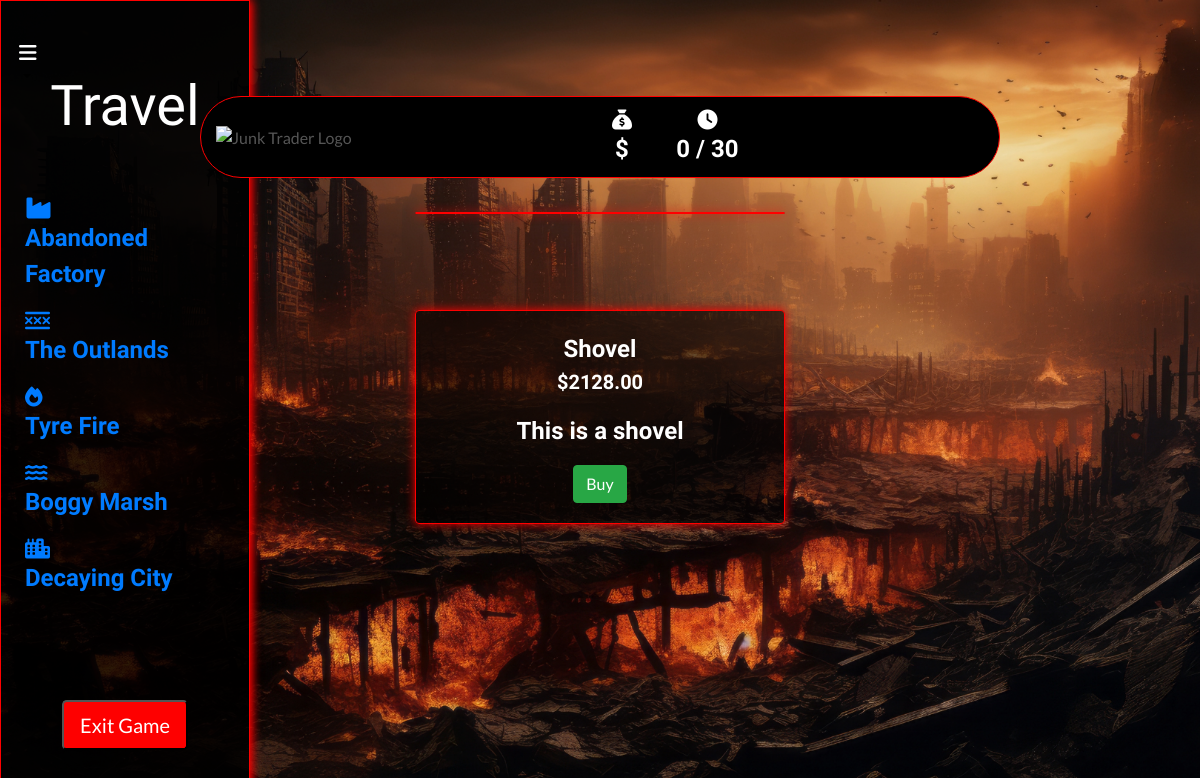
Before: /collectables/1/ with the older database file.
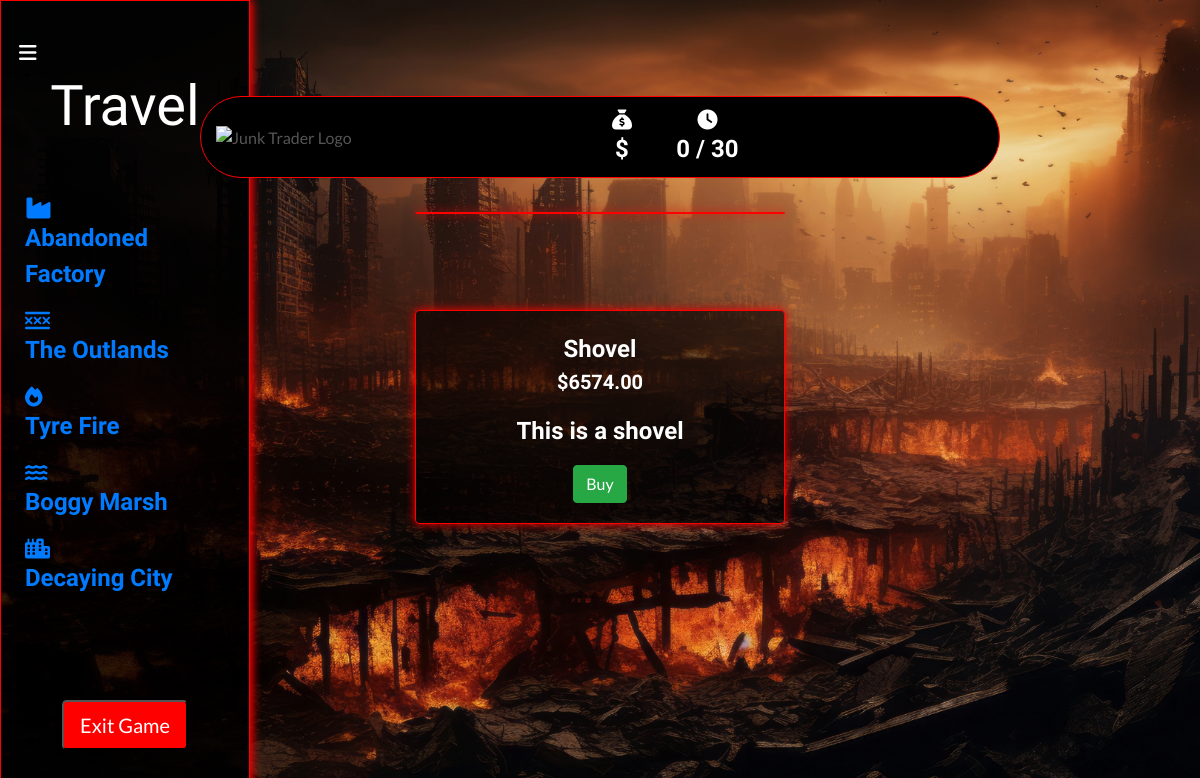
After: the same page with the newer database file.
### collectables/models.py (models this page shows, shortened)
class Collectable(models.Model):
    name = models.CharField(max_length=254)
    description = models.TextField()
    price = models.DecimalField(max_digits=6, decimal_places=2)
    previous_price = models.DecimalField(max_digits=10, decimal_places=2, default=0)
    image_url = models.URLField(max_length=1024, null=True, blank=True)
    image = models.ImageField(null=True, blank=True)
    glb_file = models.FileField(upload_to='glb_files/', null=True, blank=True)

### collectables/views.py (the view)
# urls.py: path('<int:collectable_id>/', views.collectable_detail, name='collectable_detail'),
def collectable_detail(request, collectable_id):
    collectable = get_object_or_404(Collectable, pk=collectable_id)
    context = {
        'collectable': collectable,
    }
    return render(request, 'collectables/collectable_detail.html', context)

### backpack/contexts.py (called while the page is built, shortened)
def backpack_contents(request):
    backpack_items = []
    total = 0
    total_quantity = 0
    collectable_count = 0
    backpack = request.session.get('backpack', {})
    grand_total = total
    context = {
        'backpack_items': backpack_items,
        'total': total,
        'total_quantity': total_quantity,
        'collectable_count': collectable_count,
        'grand_total': grand_total,
    }
    return context

def total_amount(request):
    total_amount = [0]
    return {'total_amount': total_amount}

def days_played(request):
    return {'days_played': request.session.get('days_played', 0)}

### collectables/templates/collectables/collectable_detail.html (shortened to what this page needs)
{% extends "base.html" %}
{% load static %}
{% block page_header %}
<div class="container header-container">
</div>
{% endblock %}
{% block content %}
<div class="container-fluid">
    <div class="row">
        <div class="col-md-3">
            <div class="fixed-panel">
                {% include 'includes/fixed_panel.html' %}
            </div>
        </div>
    </div>
</div>
<div class="container-fluid">
    <div class="row justify-content-center">
        <div class="col-12 col-md-6 col-lg-4">
            <div class="card box my-5">
            </div>
        </div>
    </div>
    <div class="row justify-content-center">
        <div class="col-12 col-md-6 col-lg-4">
            <div class="card box product-details-container mb-5 mt-md-5">
                <div class="card-body text-white text-center">
                    <p class="card-title mb-0">{{ collectable.name }}</p>
                    <p class="lead mb-0 font-weight-bold">${{ collectable.price }}</p>
                    <p class="card-text mt-3">{{ collectable.description }}</p>
                    <button type="button" class="btn btn-success" data-toggle="modal" data-target="#buyModal{{ collectable.id }}">
                        Buy
                    </button>
                </div>
            </div>
        </div>
    </div>
</div>
{% endblock %}

Changed rows visible on the page:
changed Collectable "Shovel": price "2128.00" → "6574.00"
